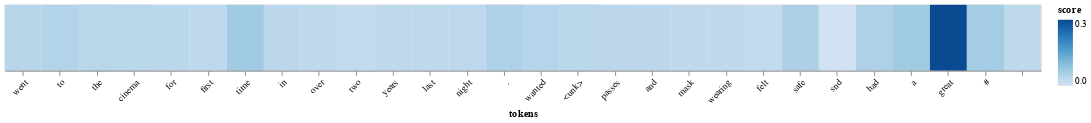

Write notebook code for a chart like this one.
### Code cell
tweet = "Went to the cinema for the first time in over two years last night. The cinema wanted Covid passes and mask wearing. Felt safe snd had a great time #MasksWork  #CovidIsNotOver"
df, tokens = interpret_sentence(tweet, true_label = 1.0)
print(df)
visualisation(df, tokens, w=1100)

### Figure 1 — Vega-Lite specification as saved in the notebook (floating-point values rounded to 4 significant figures)
{"config": {"view": {"continuousWidth": 400, "continuousHeight": 300}}, "data": {"name": "data-70c93dd709a19fec84f5353e261f01d4"}, "mark": "rect", "encoding": {"color": {"field": "score", "scale": {"scheme": "blues"}, "type": "quantitative"}, "x": {"axis": {"labelAngle": -45}, "field": "tokens", "sort": ["went", "to", "the", "cinema", "for", "the", "first", "time", "in", "over", "two", "years", "last", "night", ".", "the", "cinema", "wanted", "<unk>", "passes", "and", "mask", "wearing", ".", "felt", "safe", "snd", "had", "a", "great", "time", "#", "<unk>", " ", "#", "<unk>"], "type": "nominal"}}, "height": 70, "width": 1100, "$schema": "https://vega.github.io/schema/vega-lite/v4.17.0.json", "datasets": {"data-70c93dd709a19fec84f5353e261f01d4": [{"tokens": "went", "score": 0.003533}, {"tokens": "to", "score": 0.01086}, {"tokens": "the", "score": 0.01496}, {"tokens": "cinema", "score": 0.004385}, {"tokens": "for", "score": -0.0003982}, {"tokens": "the", "score": -0.001119}, {"tokens": "first", "score": -0.002968}, {"tokens": "time", "score": -0.006005}, {"tokens": "in", "score": -0.001713}, {"tokens": "over", "score": -0.003675}, {"tokens": "two", "score": -0.01234}, {"tokens": "years", "score": -0.004103}, {"tokens": "last", "score": -0.0039}, {"tokens": "night", "score": -0.0025}, {"tokens": ".", "score": -0.001869}, {"tokens": "the", "score": 0.002625}, {"tokens": "cinema", "score": -0.0006619}, {"tokens": "wanted", "score": 0.004856}, {"tokens": "<unk>", "score": 0.0}, {"tokens": "passes", "score": 0.0004351}, {"tokens": "and", "score": -0.001705}, {"tokens": "mask", "score": -0.00745}, {"tokens": "wearing", "score": -0.007644}, {"tokens": ".", "score": 0.01641}, {"tokens": "felt", "score": -0.01206}, {"tokens": "safe", "score": 0.01976}, {"tokens": "snd", "score": -0.03497}, {"tokens": "had", "score": 0.01769}, {"tokens": "a", "score": 0.03514}, {"tokens": "great", "score": 0.2715}, {"tokens": "time", "score": 0.03487}, {"tokens": "#", "score": 0.01816}, {"tokens": "<unk>", "score": 0.0}, {"tokens": " ", "score": -0.00612}, {"tokens": "#", "score": 0.0313}, {"tokens": "<unk>", "score": 0.0}]}}
